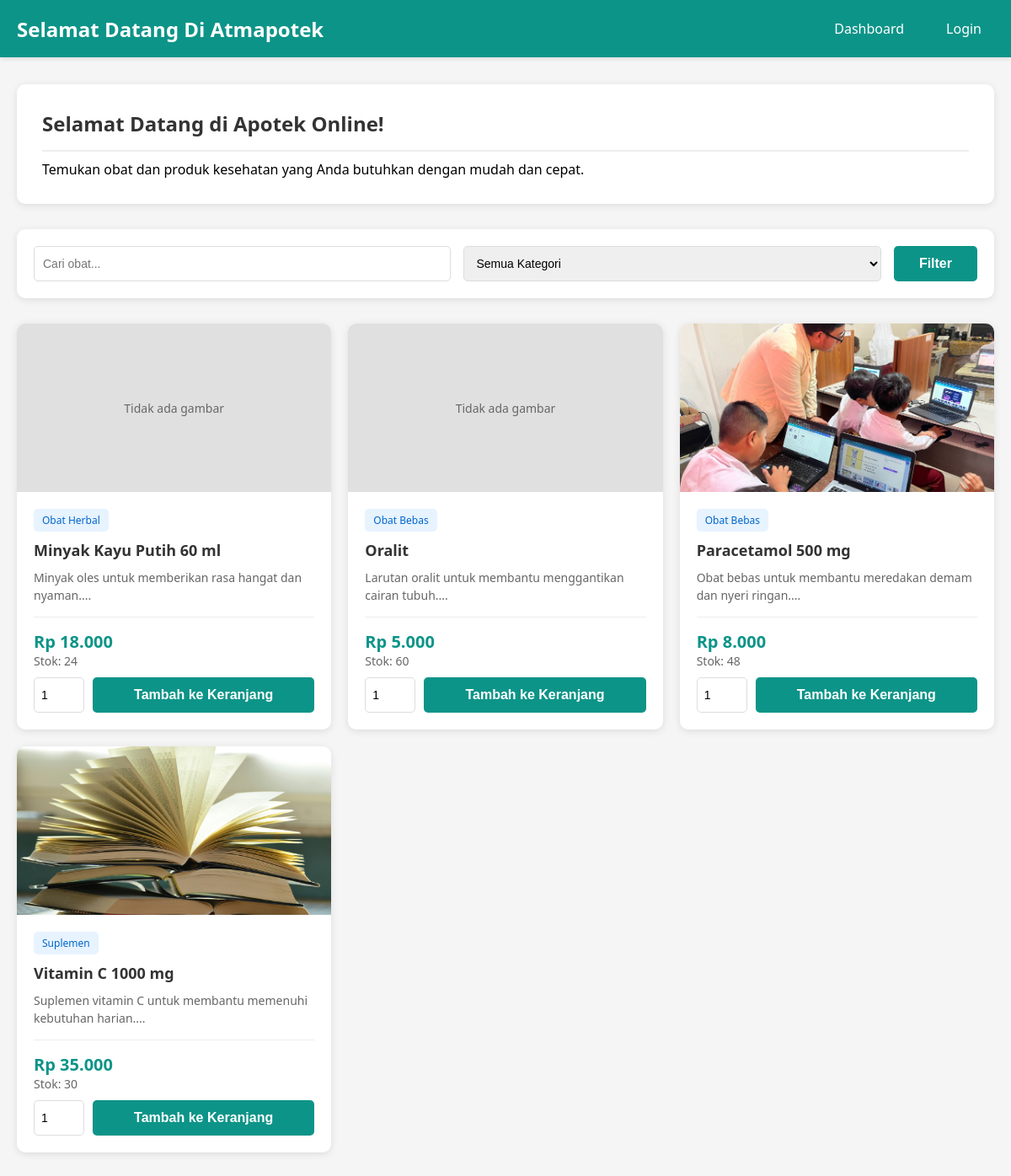
The page / on the database its author committed.
### tables this page shows
CREATE TABLE IF NOT EXISTS medicines (
  id INT UNSIGNED AUTO_INCREMENT PRIMARY KEY,
  name VARCHAR(150) NOT NULL,
  description TEXT NULL,
  price DECIMAL(12,2) NOT NULL,
  stock INT NOT NULL DEFAULT 0,
  category VARCHAR(100) NOT NULL,
  image VARCHAR(255) NULL,
  created_at TIMESTAMP NOT NULL DEFAULT CURRENT_TIMESTAMP
);

### index.php (the view, shortened to what this page needs)
<?php
include 'config/database.php';
$search = '';
$query = "SELECT * FROM medicines WHERE 1=1";
$query .= " ORDER BY name ASC";
$medicines = mysqli_query($db, $query);
?>
<!DOCTYPE html>
<html lang="id">
<head>
    <link rel="stylesheet" href="../../assets/css/user.css">
</head>
<body>
    <div class="container">
        <div class="welcome-banner">
            <h2>Selamat Datang di Apotek Online!</h2>
            <p>Temukan obat dan produk kesehatan yang Anda butuhkan dengan mudah dan cepat.</p>
        </div>
        <div class="filter-section">
            <form method="GET" action="" style="display: flex; gap: 15px; width: 100%; flex-wrap: wrap;">
                <input type="text" name="search" placeholder="Cari obat..."
                       value="<?php echo htmlspecialchars($search); ?>">
                <select name="category">
                    <option value="">Semua Kategori</option>
                </select>
                <button type="submit">Filter</button>
            </form>
        </div>
        <?php if (mysqli_num_rows($medicines) > 0): ?>
            <div class="medicine-grid">
                <?php while ($medicine = mysqli_fetch_assoc($medicines)): ?>
                    <div class="medicine-card">
                        <div class="medicine-image">
                            <?php if (!empty($medicine['image']) && file_exists('uploads/' . $medicine['image'])): ?>
                                <img src="uploads/<?php echo htmlspecialchars($medicine['image']); ?>"
                                     alt="<?php echo htmlspecialchars($medicine['name']); ?>"
                                     style="width: 100%; height: 100%; object-fit: cover;">
                            <?php else: ?>
                                <div style="width: 100%; height: 100%; display: flex; align-items: center; justify-content: center; background: #e0e0e0; color: #666; font-size: 14px;">
                                    Tidak ada gambar
                                </div>
                            <?php endif; ?>
                        </div>
                        <div class="medicine-content">
                            <span class="medicine-category"><?php echo htmlspecialchars($medicine['category']); ?></span>
                            <div class="medicine-name">
                                <a href="medicine-detail.php?id=<?php echo $medicine['id']; ?>" style="color: inherit; text-decoration: none;">
                                    <?php echo htmlspecialchars($medicine['name']); ?>
                                </a>
                            </div>
                            <div class="medicine-description">
                                <?php echo htmlspecialchars(substr($medicine['description'], 0, 80)) . '...'; ?>
                            </div>
                            <div class="medicine-footer">
                                <div>
                                    <div class="medicine-price">Rp <?php echo number_format($medicine['price'], 0, ',', '.'); ?></div>
                                    <div class="medicine-stock">Stok: <?php echo $medicine['stock']; ?></div>
                                </div>
                            </div>
                            <?php if ($medicine['stock'] > 0): ?>
                                <form method="POST" action="auth/login.php" style="display: flex; gap: 10px; margin-top: 10px;">
                                    <input type="number" name="quantity" value="1" min="1" max="<?php echo $medicine['stock']; ?>"
                                           style="width: 60px; padding: 8px; border: 1px solid #ddd; border-radius: 5px;">
                                    <button type="submit" name="add_to_cart" class="buy-button" style="flex: 1; margin: 0;">
                                        Tambah ke Keranjang
                                    </button>
                                </form>
                            <?php else: ?>
                                <button class="buy-button" style="background: #ccc; cursor: not-allowed;" disabled>
                                    Stok Habis
                                </button>
                            <?php endif; ?>
                        </div>
                    </div>
                <?php endwhile; ?>
            </div>
        <?php endif; ?>
    </div>
</body>
</html>

### assets/css/user.css (style rules this page uses)
* { margin: 0; padding: 0; box-sizing: border-box; }
body { font-family: 'Segoe UI', Tahoma, Geneva, Verdana, sans-serif; background: #f5f5f5; padding-top: 70px; }
.navbar { background: #0d9488; padding: 15px 0; box-shadow: 0 2px 5px rgba(0,0,0,0.1); position: fixed; top: 0; left: 0; right: 0; width: 100%; z-index: 1000; }
.navbar-content { max-width: 1200px; margin: 0 auto; padding: 0 20px; display: flex; justify-content: space-between; align-items: center; }
.navbar h1 { color: white; font-size: 24px; }
.navbar-links { display: flex; gap: 20px; align-items: center; }
.navbar-links a { color: white; text-decoration: none; padding: 8px 15px; border-radius: 5px; transition: background 0.3s; position: relative; }
.container { max-width: 1200px; margin: 30px auto; padding: 0 20px; }
.welcome-banner { background: white; padding: 30px; border-radius: 10px; box-shadow: 0 2px 10px rgba(0,0,0,0.1); margin-bottom: 30px; }
.welcome-banner h2 { color: #333; margin-bottom: 10px; }
.filter-section { background: white; padding: 20px; border-radius: 10px; box-shadow: 0 2px 10px rgba(0,0,0,0.1); margin-bottom: 30px; display: flex; gap: 15px; flex-wrap: wrap; }
.filter-section input, .filter-section select { padding: 10px; border: 1px solid #ddd; border-radius: 5px; flex: 1; min-width: 200px; }
.filter-section button { padding: 10px 30px; background: #0d9488; color: white; border: none; border-radius: 5px; cursor: pointer; font-weight: 600; }
.medicine-grid { display: grid; grid-template-columns: repeat(auto-fill, minmax(280px, 1fr)); gap: 20px; }
.medicine-card { background: white; border-radius: 10px; box-shadow: 0 2px 10px rgba(0,0,0,0.1); overflow: hidden; transition: transform 0.3s; }
.medicine-image { width: 100%; height: 200px; background: #f5f5f5; overflow: hidden; display: flex; align-items: center; justify-content: center; }
.medicine-image img { width: 100%; height: 100%; object-fit: cover; }
.medicine-content { padding: 20px; }
.medicine-category { display: inline-block; background: #e7f3ff; color: #0066cc; padding: 5px 10px; border-radius: 5px; font-size: 12px; margin-bottom: 10px; }
.medicine-name { font-size: 18px; font-weight: 600; color: #333; margin-bottom: 10px; }
.medicine-description { color: #666; font-size: 14px; margin-bottom: 15px; line-height: 1.5; }
.medicine-footer { display: flex; justify-content: space-between; align-items: center; padding-top: 15px; border-top: 1px solid #eee; }
.medicine-price { font-size: 20px; font-weight: 700; color: #0d9488; }
.medicine-stock { font-size: 14px; color: #666; }
.buy-button { display: inline-block; padding: 10px 20px; background: #0d9488; color: white; text-decoration: none; border-radius: 5px; font-weight: 600; margin-top: 10px; text-align: center; transition: transform 0.2s; }
h2 { color: #333; margin-bottom: 20px; padding-bottom: 15px; border-bottom: 2px solid #eee; }
input, select, textarea { width: 100%; padding: 12px; border: 1px solid #ddd; border-radius: 5px; font-size: 14px; }
button { padding: 12px; border: none; border-radius: 5px; font-size: 16px; font-weight: 600; cursor: pointer; transition: transform 0.2s; }
button[type="submit"] { padding: 12px 30px; background: #0d9488; color: white; }

### rows shown on the page
medicines: shows "Tidak ada gambar", category "Obat Herbal", name "Minyak Kayu Putih 60 ml", description "Minyak oles untuk memberikan rasa hangat dan nyaman.", price "18.000", stock "24"
medicines: shows "Tidak ada gambar", category "Obat Bebas", name "Oralit", description "Larutan oralit untuk membantu menggantikan cairan tubuh.", price "5.000", stock "60"
medicines: image (picture), category "Obat Bebas", name "Paracetamol 500 mg", description "Obat bebas untuk membantu meredakan demam dan nyeri ringan.", price "8.000", stock "48"
medicines: image (picture), category "Suplemen", name "Vitamin C 1000 mg", description "Suplemen vitamin C untuk membantu memenuhi kebutuhan harian.", price "35.000", stock "30"
